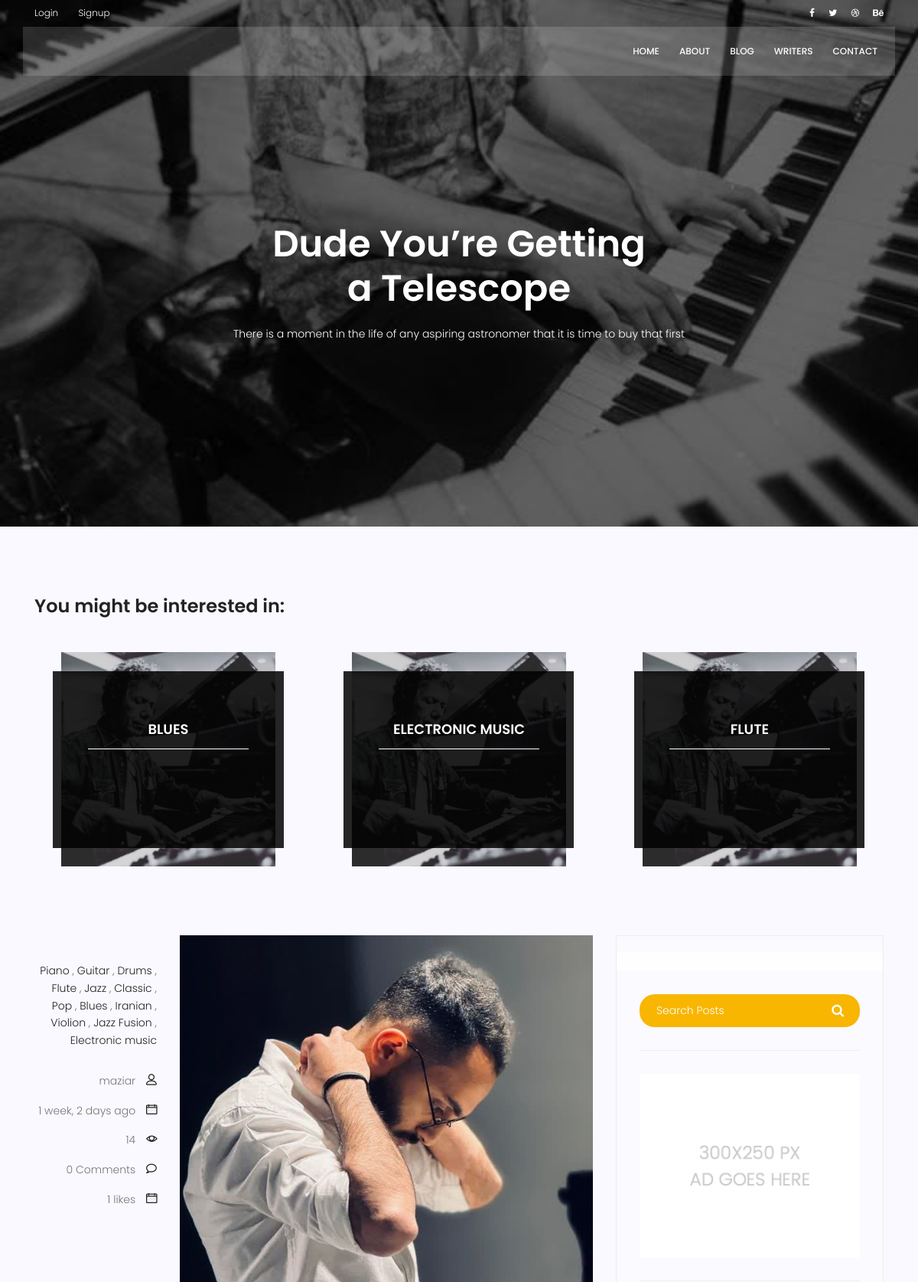
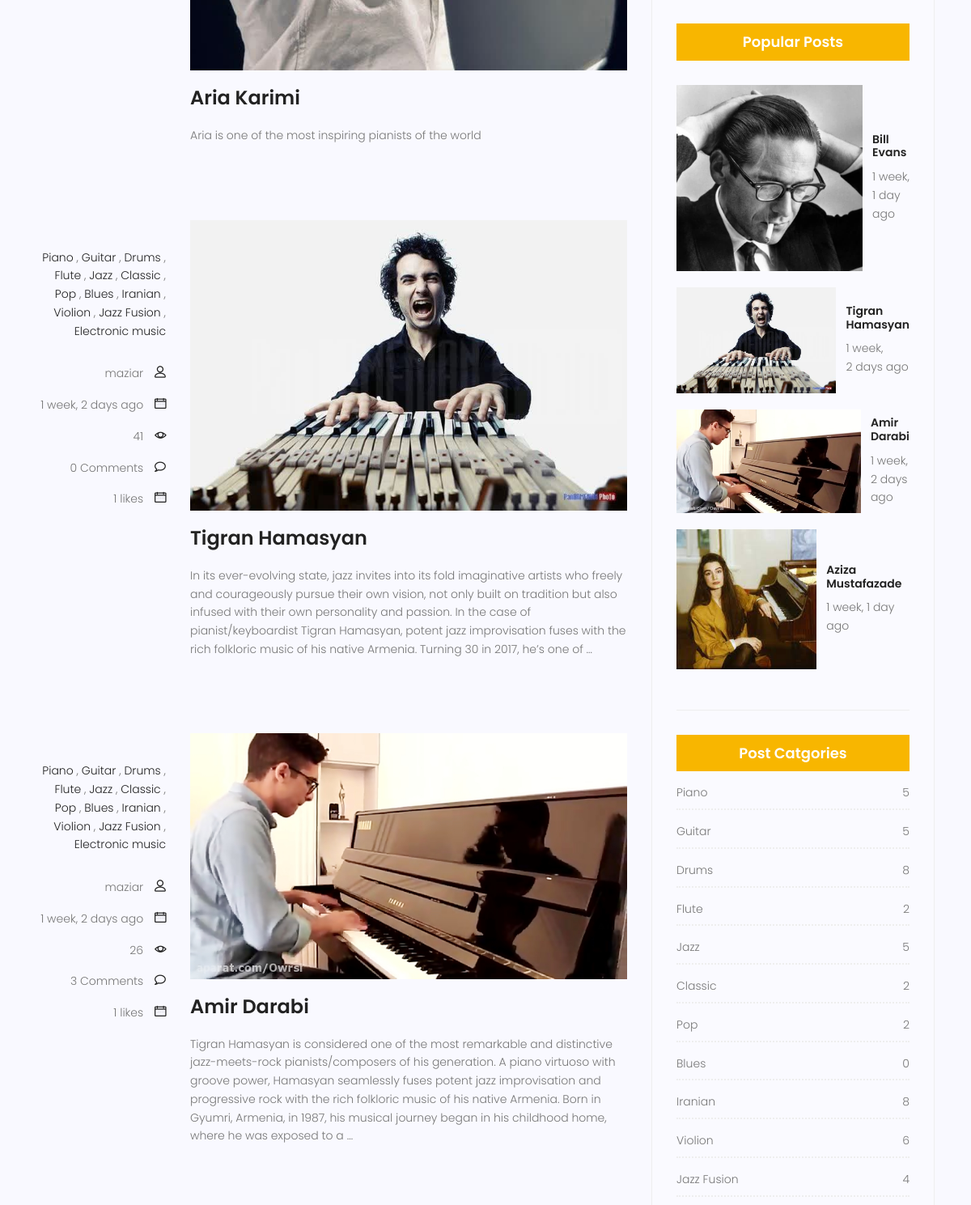
Screenshot of /blog/ (upper part) with the database file from the repository (2 pictures, top to bottom).
### blog/models.py (models this page shows, shortened)
class Category(models.Model):
  name = models.CharField(max_length=255)
  image = models.ImageField(default='Chick_Corea.jpg')
  def __str__(self):
    return self.name

class Post(models.Model):
  title = models.CharField(max_length=255)
  image = models.ImageField()
  content = models.TextField()
  published_date = models.DateTimeField(auto_now_add=True)
  updated_date = models.DateTimeField(auto_now=True)
  counted_views = models.IntegerField(default=1)
  category = models.ManyToManyField(Category)
  author = models.ForeignKey(User, on_delete=models.SET_NULL, null=True)
  approved = models.BooleanField(default=False)
  likes = models.ManyToManyField(User, related_name='blog_post')
  def total_likes(self):
     return self.likes.count()
  class Meta:
     ordering = ['published_date']

### blog/views.py (the view, shortened to what this page needs)
# urls.py: path('', views.blog_view, name='index'),
def blog_view(request, **kwargs):
  posts = Post.objects.all()
  categories = Category.objects.all()
  return render(request, 'blog/blog-home.html',{
      'posts':posts,
      'categories':categories,
    })

### blog/templatetags/blog_tags.py (called while the page is built)
@register.inclusion_tag('blog/post-categories.html')
def post_categories():
  category_counts = Category.objects.annotate(
  post_count=Count('post'))
  cat_dict = {}
  for category in category_counts:
    category_name = category.name
    post_count = category.post_count
    cat_dict[category_name] = post_count
  return {
    'categories':cat_dict
  }

@register.inclusion_tag('blog/popular.html')
def popular_posts():
  posts = Post.objects.filter(approved=True).order_by('-counted_views')[:4]
  return {
    'posts':posts
  }

@register.simple_tag(name='comments_count')
def func(pid):
  post = Post.objects.get(pk=pid)
  return Comment.objects.filter(post=post.id, approved=True).count()

@register.inclusion_tag('blog/random_categories.html')
def top_categories():
     categories = list(Category.objects.all())
     random.shuffle(categories)
     random_categories = categories[:3]
     return {
      'random_categories':random_categories
    }

### templates/blog/blog-home.html (shortened to what this page needs)
{% extends 'base.html' %}
{% load static %}
{% load humanize %}
{% load blog_tags %}
{% block content %}
<section class="banner-area relative blog-home-banner" id="home">
	<div class="overlay overlay-bg"></div>
	<div class="container">
		<div class="row d-flex align-items-center justify-content-center">
			<div class="about-content blog-header-content col-lg-12">
				<h1 class="text-white">
					Dude You’re Getting
					a Telescope
				</h1>
				<p class="text-white">
					There is a moment in the life of any aspiring astronomer that it is time to buy that first
				</p>
			</div>
		</div>
	</div>
</section>
<section class="top-category-widget-area pt-90 pb-90 ">
	<div class="container">
		<h3>You might be interested in:</h3>
		<br>
		<br>
		<div class="row">
		{% top_categories %}
		</div>
	</div>
</section>
<section class="post-content-area">
	<div class="container">
		<div class="row">
			<div class="col-lg-8 posts-list">
				{% for post in posts %}
				<div class="single-post row">
					<div class="col-lg-3  col-md-3 meta-details">
						<ul class="tags">
							{% for cat in categories %}
							<li><a href="{% url 'blog:category' cat_name=cat %}">{{cat}}</a></li>
							{% if not forloop.last %},{% endif %}
							{% endfor %}
						</ul>
						<div class="user-details row">
							<p class="user-name col-lg-12 col-md-12 col-6"><a
									href="{% url 'blog:author' author_name=post.author %}">{{post.author.username}}</a> <span class="lnr lnr-user"></span></p>
							<p class="date col-lg-12 col-md-12 col-6"><a href="#">{{post.published_date|naturaltime}}</a> <span
									class="lnr lnr-calendar-full"></span></p>
							<p class="view col-lg-12 col-md-12 col-6"><a href="#">{{post.counted_views}}</a> <span
									class="lnr lnr-eye"></span></p>
							<p class="comments col-lg-12 col-md-12 col-6"><a href="#">{% comments_count post.id %} Comments</a> <span
									class="lnr lnr-bubble"></span></p>
									<p class="date col-lg-12 col-md-12 col-6"><a href="#">{{post.total_likes}} likes</a> <span
										class="lnr lnr-calendar-full"></span></p>
						</div>
					</div>
					<div class="col-lg-9 col-md-9 ">
						<div class="feature-img">
							<img class="img-fluid" src="{{post.image.url}}" alt="">
						</div>
						<a class="posts-title" href="{% url 'blog:single' pid=post.id %}">
							<h3>{{post.title}}</h3>
						</a>
						<p class="excert">
							{{post.content|truncatewords:60}}
						</p>
					</div>
				</div>
				{% endfor %}
			</div>
			<div class="col-lg-4 sidebar-widgets">
				<div class="widget-wrap">
					<div class="alert alert-light" role="alert">
					</div>
					{% include 'blog/search.html' %}
					{% if profile %}
								{% load static %}
								{% load blog_tags %}
					{% endif %}
					{% include 'blog/ads.html' %}
					{% popular_posts %}
					{% post_categories %}
				</div>
			</div>
		</div>
	</div>
</section>
{% endblock %}

### templates/base.html (shortened to what this page needs)
{% load static %}
<!DOCTYPE html>
<html lang="zxx" class="no-js">
<head>
    <link rel="stylesheet" href="{% static 'css/linearicons.css' %}">
    <link rel="stylesheet" href="{% static 'css/font-awesome.min.css' %}">
    <link rel="stylesheet" href="{% static 'css/bootstrap.css' %}">
    <link rel="stylesheet" href="{% static 'css/magnific-popup.css' %}">
    <link rel="stylesheet" href="{% static 'css/jquery-ui.css' %}">
    <link rel="stylesheet" href="{% static 'css/nice-select.css' %}">
    <link rel="stylesheet" href="{% static 'css/animate.min.css' %}">
    <link rel="stylesheet" href="{% static 'css/owl.carousel.css' %}">
    <link rel="stylesheet" href="{% static 'css/main.css' %}">
  </head>
  <body>
    <header id="header">
      <div class="header-top">
        <div class="container">
          <div class="row align-items-center">
            <div class="col-lg-6 col-sm-6 col-6 header-top-left">
              <ul>
								{% if request.user.is_authenticated %}
                <li><a href="#">Logged in as {{request.user.username}}</a></li>
								<li><a href="{% url 'accounts:logout' %}">Logout</a></li>
								{% else %}
                <li><a href="{% url 'accounts:login' %}">Login</a></li>
								<li><a href="{% url 'accounts:signup' %}">Signup</a></li>
								{% endif %}
              </ul>
            </div>
            <div class="col-lg-6 col-sm-6 col-6 header-top-right">
            <div class="header-social">
              <a href="#"><i class="fa fa-facebook"></i></a>
              <a href="#"><i class="fa fa-twitter"></i></a>
              <a href="#"><i class="fa fa-dribbble"></i></a>
              <a href="#"><i class="fa fa-behance"></i></a>
            </div>
            </div>
          </div>
        </div>
      </div>
      <div class="container main-menu">
        <div class="row align-items-center justify-content-between d-flex">
            <nav id="nav-menu-container">
              <ul class="nav-menu">
                <li><a href="{% url 'website:index' %}">Home</a></li>
                <li><a href="{% url 'website:about' %}">About</a></li>
                <li class="menu-has-children"><a href="{% url 'blog:index' %}">Blog</a>
                </li>
                <li class="menu-has-children"><a href="{% url 'writers:index' %}">Writers</a>
                </li>
                <li><a href="{% url 'website:contact' %}">Contact</a></li>
              </ul>
            </nav>
        </div>
      </div>
    </header>
    {% block content %}
    {% endblock %}
		</body>
	</html>

### templates/blog/random_categories.html
{% load static %}
{% load blog_tags %}
{% for cat in random_categories %}
    <div class="col-lg-4">
      <div class="single-cat-widget">
        <div class="content relative">
          <div class="overlay overlay-bg"></div>
          <a href="{% url 'blog:category' cat_name=cat  %}" target="_blank">
            <div class="thumb">
              <img class="content-image img-fluid d-block mx-auto" src="{{cat.image.url}}"
                alt="">
            </div>
            <div class="content-details">
              <h4 class="content-title mx-auto text-uppercase">{{cat.name}}</h4>
              <span></span>
            </div>
          </a>
        </div>
      </div>
</div>
{% endfor %}

### templates/blog/search.html
{% load static %}
<div class="single-sidebar-widget search-widget">
  <form method='get' class="search-form" action="{% url 'blog:search' %}">
                  <input placeholder="Search Posts" name="s" type="text" onfocus="this.placeholder = ''" onblur="this.placeholder = 'Search Posts'" >
                  <button type="submit"><i class="fa fa-search"></i></button>
              </form>
</div>

### templates/blog/ads.html
{% load static %}
<div class="single-sidebar-widget ads-widget">
  <a href="#"><img class="img-fluid" src="{% static 'img/blog/ads-banner.jpg' %}" alt=""></a>
</div>

### templates/blog/popular.html
{% load static %}
{% load blog_tags %}
{% load humanize %}
<div class="single-sidebar-widget popular-post-widget">
  <h4 class="popular-title">Popular Posts</h4>
  <div class="popular-post-list">
    {% for post in posts %}
    <div class="single-post-list d-flex flex-row align-items-center">
      <div class="thumb">
        <img class="img-fluid" src="{{post.image.url}}" alt="">
      </div>
      <div class="details">
        <a href="{% url 'blog:single' pid=post.id %}"><h6>{{post.title}}</h6></a>
        <p>{{post.published_date|naturaltime}}</p>
      </div>
    </div>
    {% endfor %}
  </div>
</div>

### templates/blog/post-categories.html
{% load static %}
<div class="single-sidebar-widget post-category-widget">
  <h4 class="category-title">Post Catgories</h4>
  <ul class="cat-list">
    {% for cat,value in categories.items %}
    <li>
      <a href="{% url 'blog:category' cat_name=cat %}" class="d-flex justify-content-between">
        <p>{{cat}}</p>
        <p>{{value}}</p>
      </a>
    </li>
    {% endfor %}
  </ul>
</div>

### templates/blog/newsletter.html (shortened to what this page needs)
	{% load static %}

### rows the page displays
Category: image (picture), name "BLUES", name "Blues", categories "Blues"
Category: image (picture), name "ELECTRONIC MUSIC", name "Electronic music"
Category: image (picture), name "FLUTE", name "Flute", categories "Flute"
Post: author.username "maziar", published_date "1 week, 2 days ago", counted_views "14", id "0", total_likes "1", image (picture), title "Aria Karimi", content "Aria is one of the most inspiring pianists of the world"
Category: name "Piano", categories "Piano"
Category: name "Guitar", categories "Guitar"
Category: name "Drums", categories "Drums"
Category: name "Jazz", categories "Jazz"
Category: name "Classic", categories "Classic"
Category: name "Pop", categories "Pop"
Category: name "Iranian", categories "Iranian"
Category: name "Violion", categories "Violion"
Category: name "Jazz Fusion", categories "Jazz Fusion"
Post: author.username "maziar", published_date "1 week, 2 days ago", counted_views "41", id "0", total_likes "1", image (picture), title "Tigran Hamasyan", content "In its ever-evolving state, jazz invites into its fold imaginative artists who freely and courageously pursue their own vision, not only built on tradition but also infused with their own personality and passion. In the case of pianist/keyboardist Tigran Hamasyan, potent jazz improvisation fuses with the rich folkloric music of his native Armenia. Turning 30 in 2017, he’s one of …"
Post: author.username "maziar", published_date "1 week, 2 days ago", counted_views "26", id "3", total_likes "1", image (picture), title "Amir Darabi", content "Tigran Hamasyan is considered one of the most remarkable and distinctive jazz-meets-rock pianists/composers of his generation. A piano virtuoso with groove power, Hamasyan seamlessly fuses potent jazz improvisation and progressive rock with the rich folkloric music of his native Armenia. Born in Gyumri, Armenia, in 1987, his musical journey began in his childhood home, where he was exposed to a …"
Post: image (picture), title "Bill Evans", published_date "1 week, 1 day ago"
Post: image (picture), title "Aziza Mustafazade", published_date "1 week, 1 day ago"

### other values shown
{{ value }} "5" "5" "8" "2" "5" "2" "2" "0" "8" "6" "4"
